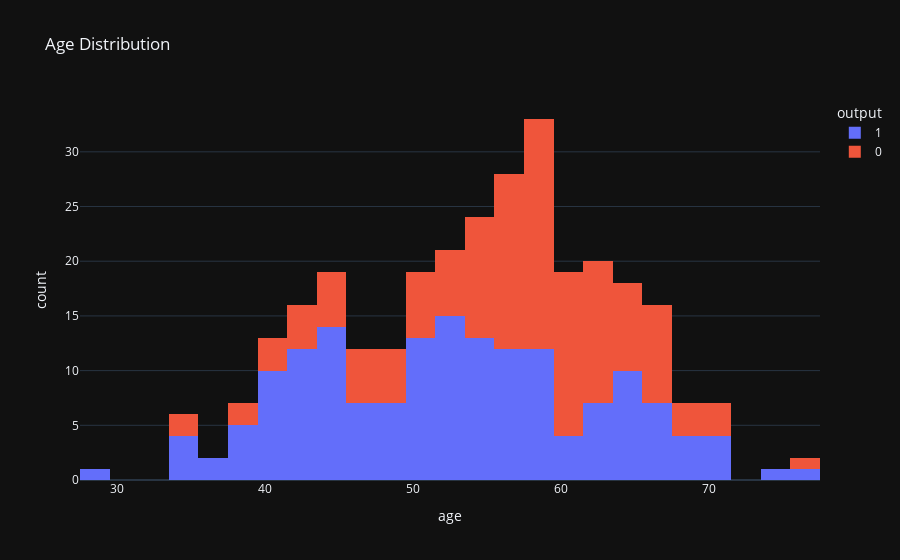

The code cell stored with this chart in its notebook:
### Markdown cell above
+ Age Distribution

### Code cell
ax = px.histogram(data, x='age', template='plotly_dark', color='output', title='Age Distribution')
ax.show()

### Figure 1 — Plotly figure (JSON) as saved in the notebook; plotly's stock layout.template omitted (floating-point values rounded to 4 significant figures; data arrays with more than 128 entries replaced by an {"elided": "..."} marker saying what was removed)
{"data": [{"alignmentgroup": "True", "bingroup": "x", "hovertemplate": "output=1<br>age=%{x}<br>count=%{y}<extra></extra>", "legendgroup": "1", "marker": {"color": "#636efa"}, "name": "1", "offsetgroup": "1", "orientation": "v", "showlegend": true, "type": "histogram", "x": {"elided": "165 int values"}, "xaxis": "x", "yaxis": "y"}, {"alignmentgroup": "True", "bingroup": "x", "hovertemplate": "output=0<br>age=%{x}<br>count=%{y}<extra></extra>", "legendgroup": "0", "marker": {"color": "#EF553B"}, "name": "0", "offsetgroup": "0", "orientation": "v", "showlegend": true, "type": "histogram", "x": {"elided": "138 int values"}, "xaxis": "x", "yaxis": "y"}], "layout": {"barmode": "relative", "legend": {"title": {"text": "output"}, "tracegroupgap": 0}, "title": {"text": "Age Distribution"}, "xaxis": {"anchor": "y", "domain": [0, 1], "title": {"text": "age"}}, "yaxis": {"anchor": "x", "domain": [0, 1], "title": {"text": "count"}}}}
